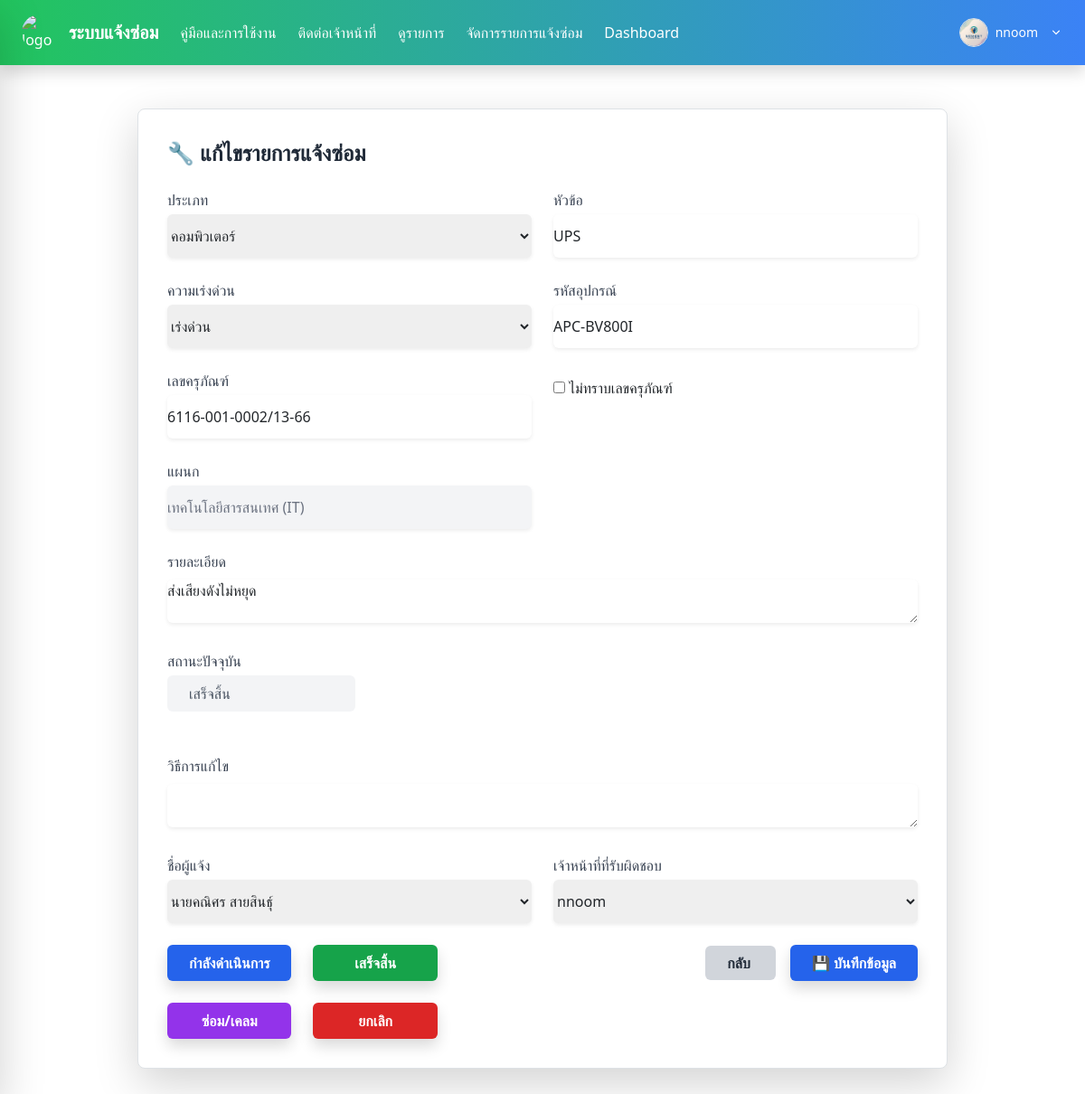
The app's page /repair/edit/2/ (signed in) with its own data.
### Report/models.py (models this page shows, shortened)
class RepairRequest(models.Model):
    CATEGORY_CHOICES = [
        ('คอมพิวเตอร์', 'คอมพิวเตอร์'),
        ('โปรแกรม', 'โปรแกรม'),
        ('เครื่องปริ้น', 'เครื่องปริ้น'),
        ('อินเตอร์เน็ต', 'อินเตอร์เน็ต'),
    ]
    STATUS_CHOICES = [
        ('pending', 'รอดำเนินการ'),
        ('in_progress', 'กำลังดำเนินการ'),
        ('completed', 'เสร็จสิ้น'),
        ('repairclaim', 'ส่งซ่อม/เคลม'),
        ('cancelled', 'ยกเลิก'),
    ]
    STATUS_CHOICES1 = [
        ('ไม่เร่งด่วน', 'ไม่เร่งด่วน'),
        ('เร่งด่วน', 'เร่งด่วน'),
    ]
    history = HistoricalRecords()
    request_id = models.CharField(max_length=10, blank=True, unique=True,)
    category = models.CharField(max_length=100, choices=CATEGORY_CHOICES)
    sub_item = models.CharField(max_length=100, blank=True)
    detail = models.TextField(max_length=100)
    department = models.CharField(max_length=100)
    device_code = models.CharField(max_length=100, blank=True)
    unknown_device = models.BooleanField(default=False)
    status = models.CharField(max_length=20, choices=STATUS_CHOICES,default='pending')
    status_user = models.CharField(max_length=20, choices=STATUS_CHOICES1)
    created_at = models.DateTimeField(auto_now_add=True)
    assigned_staff = models.CharField(max_length=100, blank=True, null=True)
    created_by = models.ForeignKey(User, on_delete=models.SET_NULL, null=True, related_name='created_repairs')
    completed_at = models.DateTimeField(null=True, blank=True )
    in_progress_at = models.DateTimeField(null=True, blank=True)
    assigned_to = models.ForeignKey(User, on_delete=models.SET_NULL, null=True, blank=True, related_name='assigned_repairs')
    reported_by = models.ForeignKey(User, on_delete=models.SET_NULL, null=True, blank=True)
    repairclaim_at = models.DateTimeField(null=True, blank=True)
    remark = models.TextField(blank=True)
    asset_number = models.CharField(max_length=255, blank=True, null=True)
    class Meta:
        ordering = ['-created_at']
        verbose_name = "รายการแจ้งซ่อม"
        verbose_name_plural = "รายการแจ้งซ่อมทั้งหมด"

### Report/views.py (the view)
# urls.py: path('repair/edit/<int:id>/', views.repair_edit, name='repair_edit'),
@login_required
def repair_edit(request, id):
    if not request.user.is_staff:
        return HttpResponseForbidden("คุณไม่มีสิทธิ์เข้าถึงหน้านี้")
    repair = get_object_or_404(RepairRequest, id=id)
    original_repairclaim_at = repair.repairclaim_at
    if request.method == 'POST':
        form = RepairRequestForm(request.POST, instance=repair)
        if form.is_valid():
            updated = form.save(commit=False)
            updated.repairclaim_at = original_repairclaim_at
            updated.save()
            return redirect('pl_admin')
    else:
        form = RepairRequestForm(instance=repair)
    return render(request, 'repair_edit.html', {'form': form, 'repair': repair})

### Report/templates/repair_edit.html (shortened to what this page needs)
{% extends 'baseadmin.html' %}
{% load static %}
{% block content %}
<div class="max-w-4xl mx-auto mt-10 bg-white p-8 rounded-lg shadow-lg border border-gray-200">
    <h2 class="text-2xl font-bold text-gray-800 mb-6">🔧 แก้ไขรายการแจ้งซ่อม </h2>
    <form method="post" class="space-y-6" action="{% url 'repair_edit' repair.id %}">
        <div class="grid grid-cols-1 md:grid-cols-2 gap-6">
            <div>
                <label class="block text-gray-700 font-medium mb-1">ประเภท</label>
                {{ form.category }}
            </div>
            <div>
                <label class="block text-gray-700 font-medium mb-1">หัวข้อ</label>
                {{ form.sub_item }}
            </div>
            <div>
                <label class="block text-gray-700 font-medium mb-1">ความเร่งด่วน</label>
                {{ form.status_user }}
            </div>
            <div>
                <label class="block text-gray-700 font-medium mb-1">รหัสอุปกรณ์</label>
                {{ form.device_code }}
            </div>
            <div>
    <label class="block text-gray-700 font-medium mb-1">เลขครุภัณฑ์</label>
    <div id="asset-number-container">
    </div>
</div>
<div class="mt-2">
    <label>
        {{ form.unknown_device }} ไม่ทราบเลขครุภัณฑ์
    </label>
</div>
            <div>
                <label class="block text-gray-700 font-medium mb-1">แผนก</label>
                {{ form.department }}
            </div>
            <div class="md:col-span-2">
                <label class="block text-gray-700 font-medium mb-1">รายละเอียด</label>
                {{ form.detail }}
            </div>
            <div class="md:col-span-2">
                <label class="block text-gray-700 font-medium mb-1">สถานะปัจจุบัน</label>
                <div class="w-1/4 bg-gray-100 text-gray-600 px-4 py-2 rounded-md">
                    {{ repair.get_status_display }}
                </div>
            </div>
            <div class="md:col-span-2">
                <label class="block text-gray-700 font-medium mb-1">วิธีการแก้ไข</label>
                    {{ form.remark }}
            </div>
            <div>
                <label class="block text-gray-700 font-medium mb-1">ชื่อผู้แจ้ง</label>
                {{ form.reported_by }}
            </div>
            <div>
                <label class="block text-gray-700 font-medium mb-1">เจ้าหน้าที่ที่รับผิดชอบ</label>
                {{ form.assigned_to }}
            </div>
        </div>
        <div class="flex justify-between items-start mt-6">
            <div class="grid grid-cols-2 gap-4">
                <button type="button"
                    class="status-btn w-full bg-blue-600 hover:bg-blue-700 text-white font-semibold py-2 px-6 rounded shadow"
                    data-id="{{ repair.id }}" data-status="in_progress">กำลังดำเนินการ</button>
                <button type="button"
                    class="status-btn w-full bg-green-600 hover:bg-green-700 text-white font-semibold py-2 px-6 rounded shadow"
                    data-id="{{ repair.id }}" data-status="completed">เสร็จสิ้น</button>
                <button type="button"
                    class="status-btn w-full bg-purple-600 hover:bg-purple-700 text-white font-semibold py-2 px-6 rounded shadow"
                    data-id="{{ repair.id }}" data-status="repairclaim">ซ่อม/เคลม</button>
                <button type="button"
                    class="status-btn w-full bg-red-600 hover:bg-red-700 text-white font-semibold py-2 px-6 rounded shadow"
                    data-id="{{ repair.id }}" data-status="cancelled">ยกเลิก</button>
            </div>
            <div class="space-x-4 ml-6">
                <a href="{% url 'pl_admin' %}"
                    class="bg-gray-300 hover:bg-gray-400 text-gray-800 font-semibold py-2 px-4 rounded">
                    กลับ
                </a>
                <button type="submit"
                    class="bg-blue-600 hover:bg-blue-700 text-white font-semibold py-2 px-6 rounded shadow">
                    💾 บันทึกข้อมูล
                </button>
            </div>
        </div>
</div>
{% endblock %}

### Report/templates/baseadmin.html (shortened to what this page needs)
{% load static %}
<!DOCTYPE html>
<html lang="en">
<head>
  <link href="https://cdn.jsdelivr.net/npm/select2@4.1.0-rc.0/dist/css/select2.min.css" rel="stylesheet" />
  <script src="https://cdn.tailwindcss.com"></script>
  <link href="https://cdn.jsdelivr.net/npm/bootstrap@5.3.3/dist/css/bootstrap.min.css" rel="stylesheet">
  <link href="https://cdn.jsdelivr.net/npm/tailwindcss@2.2.19/dist/tailwind.min.css" rel="stylesheet">
  <link rel="stylesheet" href="https://cdnjs.cloudflare.com/ajax/libs/font-awesome/6.5.0/css/all.min.css" />
</head>
<body>
  <nav
    class="fixed top-0 left-0 right-0 bg-gradient-to-r from-green-500 to-blue-500 text-white flex justify-between items-center px-4 py-3 shadow z-50">
    <div class="flex items-center space-x-6">
      <a href="/" class="flex items-center space-x-3">
        <img src="https://sdh.go.th/img/sdh.jpg" class="w-10 h-10 rounded-full" alt="logo">
        <span class="text-xl font-bold whitespace-nowrap">ระบบแจ้งซ่อม</span>
      </a>
      <div class="hidden md:flex items-center space-x-6">
        <a class="nav-link" href="/about">คู่มือและการใช้งาน</a>
        <a class="nav-link cursor-pointer" onclick="openModal()">ติดต่อเจ้าหน้าที่</a>
        <a class="nav-link" href="/repair-table">ดูรายการ</a>
        {% if user.is_staff %}
        <a class="nav-link" href="/pl_admin">จัดการรายการแจ้งซ่อม</a>
        <a class="nav-link" href="/dashadmin">Dashboard</a>
        {% endif %}
      </div>
    </div>
    {% if user.is_authenticated %}
    <div class="relative">
      <button onclick="toggleDropdown()" class="flex items-center gap-2 focus:outline-none" id="profileButton">
        <img src="{% static 'Report/images/pf-somdet.png' %}" alt="Profile" class="w-8 h-8 rounded-full border">
        <span class="text-sm font-medium">{{ request.user.username }}</span>
        <svg class="w-4 h-4 ml-1" fill="currentColor" viewBox="0 0 20 20">
          <path fill-rule="evenodd"
            d="M5.23 7.21a.75.75 0 011.06.02L10 10.94l3.71-3.71a.75.75 0 111.06 1.06l-4.24 4.25a.75.75 0 01-1.06 0L5.25 8.27a.75.75 0 01-.02-1.06z"
            clip-rule="evenodd" />
        </svg>
      </button>
    </div>
    {% endif %}
  </nav>
  <main id="main-content" class="content-transition flex-1 ml-0 p-8 pt-20">
    {% block content %}
    {% endblock %}
  </main>
</body>
</html>

### Report/templates/baseadmin.html (style rules this page uses)
.content-transition { transition: all 0.3s; }

### records on screen
RepairRequest: category "คอมพิวเตอร์", sub_item "UPS", status_user "เร่งด่วน", device_code "APC-BV800I", department "เทคโนโลยีสารสนเทศ (IT)", detail "ส่งเสียงดังไม่หยุด", status "เสร็จสิ้น", reported_by "นายคณิศร สายสินธุ์", assigned_to "nnoom"

### other values on screen
{{ request.user.username }} "nnoom"
